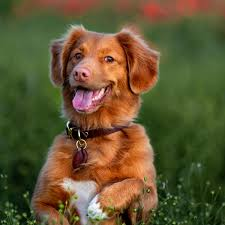
#> input picture SqueezeNet/Test/dog.jpg, 225 x 225 px
$ python generate_input_image.py
#> lines starting #> are read from the running program, lines starting #| are printed output that depends on the picture
import numpy as np
from PIL import Image
import os
import sys

# --- Configuration ---
# These should match the values used in squeezenet_params.h
INPUT_H = 224
INPUT_W = 224
INPUT_C = 3
EXPECTED_SIZE = INPUT_H * INPUT_W * INPUT_C

INPUT_FILENAME = "../Test/dog.jpg"            # Input JPG file
OUTPUT_FILENAME = "../Test/input_image.h"     # Target header file name
VALUES_PER_LINE = 10                          # For readability in the output file

# Standard ImageNet preprocessing values (RGB order)
# If your model was trained differently, change these!
IMAGENET_MEAN = np.array([0.485, 0.456, 0.406], dtype=np.float32)
IMAGENET_STD = np.array([0.229, 0.224, 0.225], dtype=np.float32)

# --- Main Conversion Logic ---
print(f"Converting '{INPUT_FILENAME}' to '{OUTPUT_FILENAME}'...")

# 1. Load the image
try:
    img = Image.open(INPUT_FILENAME)
#> img is the input picture: PIL image 225x225 RGB; mean R, G, B 98.1, 86.4, 50.7
except FileNotFoundError:
    print(f"ERROR: Input file '{INPUT_FILENAME}' not found.")
    sys.exit(1)
except Exception as e:
    print(f"ERROR: Failed to open image '{INPUT_FILENAME}': {e}")
    sys.exit(1)

# 2. Convert to RGB (if not already)
img = img.convert('RGB')
print(f"Original image size: {img.size}") # (Width, Height)
#| Original image size: (225, 225)

# 3. Resize the image
# Pillow uses (Width, Height) for resize
img_resized = img.resize((INPUT_W, INPUT_H), Image.Resampling.LANCZOS) # Or BILINEAR, BICUBIC
print(f"Resized image size: {img_resized.size}")
#| Resized image size: (224, 224)

# 4. Convert image to NumPy array (H, W, C) format
# Values will be uint8 [0, 255] initially
img_array = np.array(img_resized, dtype=np.uint8)

# 5. Convert to float32 and normalize to [0.0, 1.0]
# Shape is still (H, W, C)
float_array = img_array.astype(np.float32) / 255.0

# 6. Apply ImageNet preprocessing (mean subtraction, std division)
# Reshape mean and std to be broadcastable with (H, W, C)
mean = IMAGENET_MEAN.reshape(1, 1, INPUT_C)
std = IMAGENET_STD.reshape(1, 1, INPUT_C)

preprocessed_array = (float_array - mean) / std
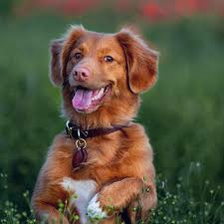
#> preprocessed_array: shape (224, 224, 3) float32; mean R, G, B -0.438, -0.523, -0.92; drawn with min black and max white
print(f"Array shape after preprocessing (H, W, C): {preprocessed_array.shape}")
#| Array shape after preprocessing (H, W, C): (224, 224, 3)

# 7. Transpose to (C, H, W) format
# This is the standard PyTorch/TensorFlow channel-first format
# and matches the C++ flattening C*H*W + h*W + w
chw_array = np.transpose(preprocessed_array, (2, 0, 1))
print(f"Array shape after transpose (C, H, W): {chw_array.shape}")
#| Array shape after transpose (C, H, W): (3, 224, 224)

# 8. Flatten the array (will be in C, H, W order)
flattened_data = chw_array.flatten()
print(f"Flattened array size: {flattened_data.size}")
#| Flattened array size: 150528

# 9. Verify size
if flattened_data.size != EXPECTED_SIZE:
    print(f"ERROR: Flattened data size ({flattened_data.size}) does not match expected size ({EXPECTED_SIZE}).")
    sys.exit(1)

# 10. Write the output file (input_image.h)
print(f"Writing data to {OUTPUT_FILENAME}...")
try:
    with open(OUTPUT_FILENAME, "w") as f_out:
        # Header Guard and Includes
        f_out.write("#ifndef INPUT_IMAGE_H\n")
        f_out.write("#define INPUT_IMAGE_H\n\n")
        f_out.write('#include "squeezenet_params.h"\n\n')

        # Array Declaration
        f_out.write(f"// Input Image Data (Preprocessed from {INPUT_FILENAME})\n")
        f_out.write(f"// Format: {INPUT_C}x{INPUT_H}x{INPUT_W} (C, H, W), Flattened\n")
        f_out.write(f"static const float input_image_data[{EXPECTED_SIZE}] = {{\n") # Use size directly

        # Write Values
        for i, value in enumerate(flattened_data):
            f_out.write(f"    {value:.8f}f") # Format with 8 decimal places

            if i < EXPECTED_SIZE - 1:
                f_out.write(",")
            else:
                f_out.write(" ") # No comma after the last element

            if (i + 1) % VALUES_PER_LINE == 0 or i == EXPECTED_SIZE - 1:
                f_out.write("\n")
            else:
                f_out.write(" ") # Space between values on the same line
#> this loop made 150528 passes
#> value on passes 1 to 3: -1.33, -1.33, -1.36

        # Closing Brace and Endif
        f_out.write("};\n\n")
        f_out.write("#endif // INPUT_IMAGE_H\n")

except Exception as e:
    print(f"ERROR: Could not write to file '{OUTPUT_FILENAME}': {e}")
    sys.exit(1)

print(f"{OUTPUT_FILENAME} generated successfully from {INPUT_FILENAME}.")
